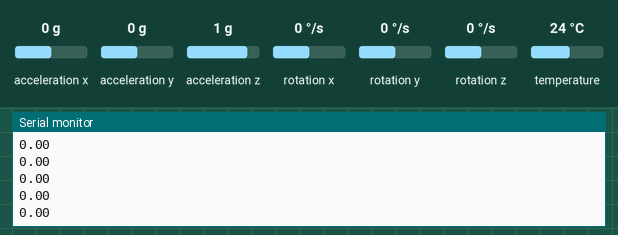
The sketch below on a simulated Arduino Uno, built with avr-gcc and run on an emulated ATmega328P. Shown: the last lines printed to the serial monitor. Inputs (shaded band) come from the test bench; at power-on: rotation z 0 °/s, acceleration x 0 g, acceleration y 0 g, acceleration z 1 g, rotation x 0 °/s, rotation y 0 °/s, temperature 24 °C.

Above: at 1.3 s.
1.4 s: rotation z set to -192 °/s
At 2.4 s:
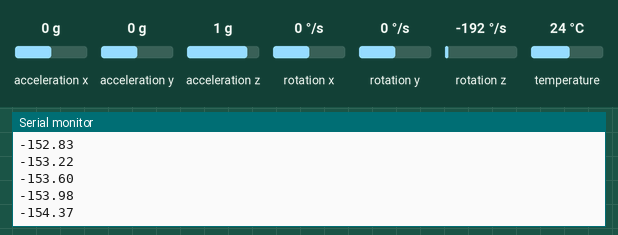
2.9 s: rotation z set to -100 °/s
At 3.4 s:
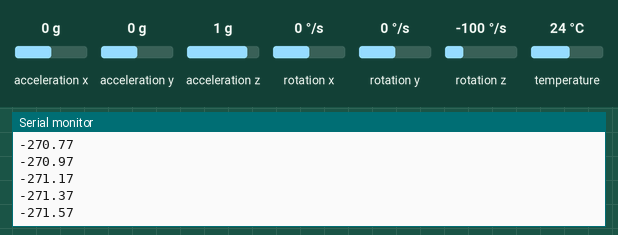
Timing chart, 0 to 5.9 s (numbered marks = the images above; inputs shaded):
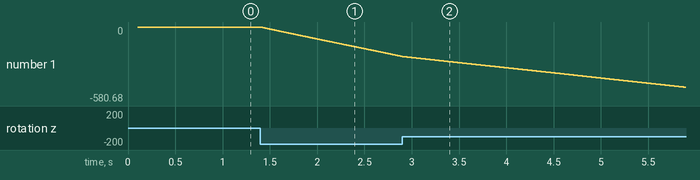

Measured:
- after the input at 1.4 s, the serial monitor: prints a new line at once (image 1)
- plotted number 1: 0 → -231.17 after the input at 1.4 s

The sketch:

MPU6050_Test.ino
```cpp
#include <Adafruit_MPU6050.h>
#include <Adafruit_Sensor.h>
#include <Wire.h>

Adafruit_MPU6050 mpu;
float yaw = 0;

void setup(void) {
	Serial.begin(115200);

	// Try to initialize!
	if (!mpu.begin()) {
		Serial.println("Failed to find MPU6050 chip");
		while (1) {
		  delay(10);
		}
	}
	Serial.println("MPU6050 Found!");

	// set accelerometer range to +-8G
	mpu.setAccelerometerRange(MPU6050_RANGE_8_G);

	// set gyro range to +- 500 deg/s
	mpu.setGyroRange(MPU6050_RANGE_500_DEG);

	// set filter bandwidth to 21 Hz
	mpu.setFilterBandwidth(MPU6050_BAND_21_HZ);

	delay(100);
}

void loop() {
	/* Get new sensor events with the readings */
  long startTime = millis();
	sensors_event_t a, g, temp;
	mpu.getEvent(&a, &g, &temp);
  long stopTime = millis();
  long runTime = stopTime-startTime;
  yaw = yaw + g.gyro.z * runTime/1000 * 180 / 3.141592653589793;
  Serial.println(yaw);


	/* Print out the values
	Serial.print("Acceleration X: ");
	Serial.print(a.acceleration.x);
	Serial.print(", Y: ");
	Serial.print(a.acceleration.y);
	Serial.print(", Z: ");
	Serial.print(a.acceleration.z);
	Serial.println(" m/s^2");

	Serial.print("Rotation X: ");
	Serial.print(g.gyro.x);
	Serial.print(", Y: ");
	Serial.print(g.gyro.y);
	Serial.print(", Z: ");
	Serial.print(g.gyro.z);
	Serial.println(" rad/s");

	Serial.print("Temperature: ");
	Serial.print(temp.temperature);
	Serial.println(" degC");

	Serial.println("");
	//delay(1000);
  */
}
```
